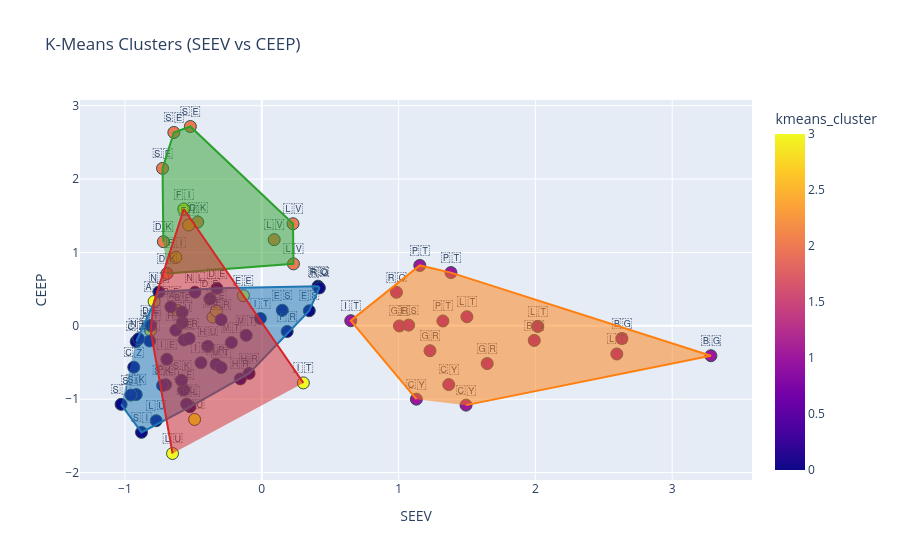

Notebook cell for this chart:
### Code cell
import plotly.express as px
import plotly.graph_objects as go
from scipy.spatial import ConvexHull
import numpy as np

cluster_colors = {
    0: '#1f77b4',
    1: '#ff7f0e',
    2: '#2ca02c',
    3: '#d62728'
}
cluster_order = [0, 1, 2, 3]

fig = px.scatter(
    df_cfs_factors,
    x='F2',
    y='F3',
    color='kmeans_cluster',
    text='Flag_Emoji',
    hover_name='Country',
    title='K-Means Clusters (SEEV vs CEEP)',
    labels={'F2': 'SEEV', 'F3': 'CEEP'},
    color_discrete_map=cluster_colors,
    category_orders={'kmeans_cluster': cluster_order}
)

fig.update_traces(
    textposition='top center',
    marker=dict(size=12, line=dict(width=1, color='DarkSlateGrey'))
)

for cluster in cluster_order:
    subset = df_cfs_factors[df_cfs_factors['kmeans_cluster'] == cluster]
    if len(subset) >= 3:
        points = subset[['F2','F3']].to_numpy()
        hull = ConvexHull(points)
        hull_pts = points[hull.vertices]
        fig.add_trace(
            go.Scatter(
                x=hull_pts[:,0],
                y=hull_pts[:,1],
                fill='toself',
                mode='lines',
                line=dict(color=cluster_colors[cluster], width=2),
                hoverinfo='skip',
                showlegend=False
            )
        )

fig.update_layout(xaxis_title='SEEV', yaxis_title='CEEP', legend_title='Cluster')
fig.show()

### Figure 1 — Plotly figure (JSON) as saved in the notebook; plotly's stock layout.template omitted (floating-point values rounded to 4 significant figures)
{"data": [{"hovertemplate": "<b>%{hovertext}</b><br><br>SEEV=%{x}<br>CEEP=%{y}<br>Flag_Emoji=%{text}<br>kmeans_cluster=%{marker.color}<extra></extra>", "hovertext": ["Austria", "Austria", "Austria", "Belgium", "Belgium", "Belgium", "Bulgaria", "Bulgaria", "Bulgaria", "Croatia", "Croatia", "Croatia", "Cyprus", "Cyprus", "Cyprus", "Czechia", "Czechia", "Czechia", "Denmark", "Denmark", "Denmark", "Estonia", "Estonia", "Estonia", "Finland", "Finland", "Finland", "France", "France", "France", "Germany", "Germany", "Germany", "Greece", "Greece", "Greece", "Hungary", "Hungary", "Hungary", "Ireland", "Ireland", "Ireland", "Italy", "Italy", "Italy", "Latvia", "Latvia", "Latvia", "Lithuania", "Lithuania", "Lithuania", "Luxembourg", "Luxembourg", "Luxembourg", "Malta", "Malta", "Malta", "Netherlands", "Netherlands", "Netherlands", "Poland", "Poland", "Poland", "Portugal", "Portugal", "Portugal", "Romania", "Romania", "Romania", "Slovakia", "Slovakia", "Slovakia", "Slovenia", "Slovenia", "Slovenia", "Spain", "Spain", "Spain", "Sweden", "Sweden", "Sweden"], "legendgroup": "", "marker": {"color": [3, 3, 3, 0, 0, 0, 1, 1, 1, 0, 0, 0, 1, 1, 1, 0, 0, 0, 2, 2, 2, 3, 3, 3, 3, 3, 3, 0, 0, 0, 0, 0, 0, 1, 1, 1, 0, 0, 0, 0, 0, 0, 1, 0, 3, 2, 2, 2, 1, 1, 1, 0, 3, 3, 0, 0, 0, 0, 0, 0, 0, 0, 0, 1, 1, 1, 0, 0, 1, 0, 0, 0, 0, 0, 0, 0, 0, 1, 2, 2, 2], "coloraxis": "coloraxis", "line": {"color": "DarkSlateGrey", "width": 1}, "size": 12, "symbol": "circle"}, "mode": "markers+text", "name": "", "orientation": "v", "showlegend": false, "text": ["🇦🇹", "🇦🇹", "🇦🇹", "🇧🇪", "🇧🇪", "🇧🇪", "🇧🇬", "🇧🇬", "🇧🇬", "🇭🇷", "🇭🇷", "🇭🇷", "🇨🇾", "🇨🇾", "🇨🇾", "🇨🇿", "🇨🇿", "🇨🇿", "🇩🇰", "🇩🇰", "🇩🇰", "🇪🇪", "🇪🇪", "🇪🇪", "🇫🇮", "🇫🇮", "🇫🇮", "🇫🇷", "🇫🇷", "🇫🇷", "🇩🇪", "🇩🇪", "🇩🇪", "🇬🇷", "🇬🇷", "🇬🇷", "🇭🇺", "🇭🇺", "🇭🇺", "🇮🇪", "🇮🇪", "🇮🇪", "🇮🇹", "🇮🇹", "🇮🇹", "🇱🇻", "🇱🇻", "🇱🇻", "🇱🇹", "🇱🇹", "🇱🇹", "🇱🇺", "🇱🇺", "🇱🇺", "🇲🇹", "🇲🇹", "🇲🇹", "🇳🇱", "🇳🇱", "🇳🇱", "🇵🇱", "🇵🇱", "🇵🇱", "🇵🇹", "🇵🇹", "🇵🇹", "🇷🇴", "🇷🇴", "🇷🇴", "🇸🇰", "🇸🇰", "🇸🇰", "🇸🇮", "🇸🇮", "🇸🇮", "🇪🇸", "🇪🇸", "🇪🇸", "🇸🇪", "🇸🇪", "🇸🇪"], "textposition": "top center", "type": "scatter", "x": [-0.8127, -0.787, -0.6161, -0.568, -0.6646, -0.5819, 3.283, 2.632, 1.992, -0.09263, -0.3342, -0.1566, 1.493, 1.367, 1.13, -0.9355, -0.918, -0.8194, -0.6924, -0.7193, -0.4679, -0.3567, -0.3313, -0.1343, -0.6283, -0.5346, -0.5697, -0.5308, -0.2971, 0.1857, -0.8118, -0.3279, -0.3772, 1.648, 1.006, 1.23, -0.3941, -0.6282, -0.5806, -0.5702, -0.6937, -0.4444, 0.6505, -0.00997, 0.304, 0.2317, 0.09074, 0.2285, 2.595, 2.018, 1.5, -0.7714, -0.491, -0.6523, -0.2973, -0.2222, -0.1137, -0.8998, -0.7513, -0.488, -0.5243, -0.7029, -0.5489, 1.383, 1.155, 1.324, 0.4112, 0.4211, 0.9846, -0.9176, -0.7253, -0.5871, -0.8792, -0.9566, -1.028, 0.1497, 0.3473, 1.073, -0.7253, -0.6426, -0.5219], "xaxis": "x", "y": [-0.06294, 0.3316, 0.2088, -0.1928, 0.2583, 0.1852, -0.4074, -0.1734, -0.1987, -0.6483, -0.5252, -0.7234, -1.081, -0.8012, -0.9992, -0.5639, -0.214, -0.2064, 0.714, 1.147, 1.415, 0.1187, 0.2026, 0.4108, 0.934, 1.374, 1.592, -0.1722, 0.08284, -0.07722, 0.003811, 0.5111, 0.3673, -0.5144, -0.001236, -0.3394, -0.2799, -0.05885, 0.04519, -0.8732, -0.4549, -0.5031, 0.06993, 0.1001, -0.7777, 0.8448, 1.175, 1.391, -0.3836, -0.008274, 0.1241, -1.293, -1.276, -1.74, -0.5681, -0.2277, -0.1292, -0.1762, 0.4607, 0.4592, -1.103, -0.802, -1.066, 0.7254, 0.8231, 0.06624, 0.5405, 0.5166, 0.4568, -0.9373, -0.8133, -0.7422, -1.452, -0.944, -1.07, 0.213, 0.2059, 0.009629, 2.146, 2.636, 2.717], "yaxis": "y"}, {"fill": "toself", "hoverinfo": "skip", "line": {"color": "#1f77b4", "width": 2}, "mode": "lines", "showlegend": false, "type": "scatter", "x": [-1.028, -0.8792, -0.5243, -0.1566, -0.09263, 0.3473, 0.4211, 0.4112, -0.3279, -0.7513, -0.918], "y": [-1.07, -1.452, -1.103, -0.7234, -0.6483, 0.2059, 0.5166, 0.5405, 0.5111, 0.4607, -0.214]}, {"fill": "toself", "hoverinfo": "skip", "line": {"color": "#ff7f0e", "width": 2}, "mode": "lines", "showlegend": false, "type": "scatter", "x": [1.493, 3.283, 1.383, 1.155, 0.6505, 1.13], "y": [-1.081, -0.4074, 0.7254, 0.8231, 0.06993, -0.9992]}, {"fill": "toself", "hoverinfo": "skip", "line": {"color": "#2ca02c", "width": 2}, "mode": "lines", "showlegend": false, "type": "scatter", "x": [-0.6924, 0.2317, 0.2285, -0.5219, -0.6426, -0.7253, -0.7193], "y": [0.714, 0.8448, 1.391, 2.717, 2.636, 2.146, 1.147]}, {"fill": "toself", "hoverinfo": "skip", "line": {"color": "#d62728", "width": 2}, "mode": "lines", "showlegend": false, "type": "scatter", "x": [0.304, -0.5697, -0.787, -0.8127, -0.6523], "y": [-0.7777, 1.592, 0.3316, -0.06294, -1.74]}], "layout": {"coloraxis": {"colorbar": {"title": {"text": "kmeans_cluster"}}, "colorscale": [[0, "#0d0887"], [0.1111, "#46039f"], [0.2222, "#7201a8"], [0.3333, "#9c179e"], [0.4444, "#bd3786"], [0.5556, "#d8576b"], [0.6667, "#ed7953"], [0.7778, "#fb9f3a"], [0.8889, "#fdca26"], [1, "#f0f921"]]}, "legend": {"title": {"text": "Cluster"}, "tracegroupgap": 0}, "title": {"text": "K-Means Clusters (SEEV vs CEEP)"}, "xaxis": {"anchor": "y", "domain": [0, 1], "title": {"text": "SEEV"}}, "yaxis": {"anchor": "x", "domain": [0, 1], "title": {"text": "CEEP"}}}}
